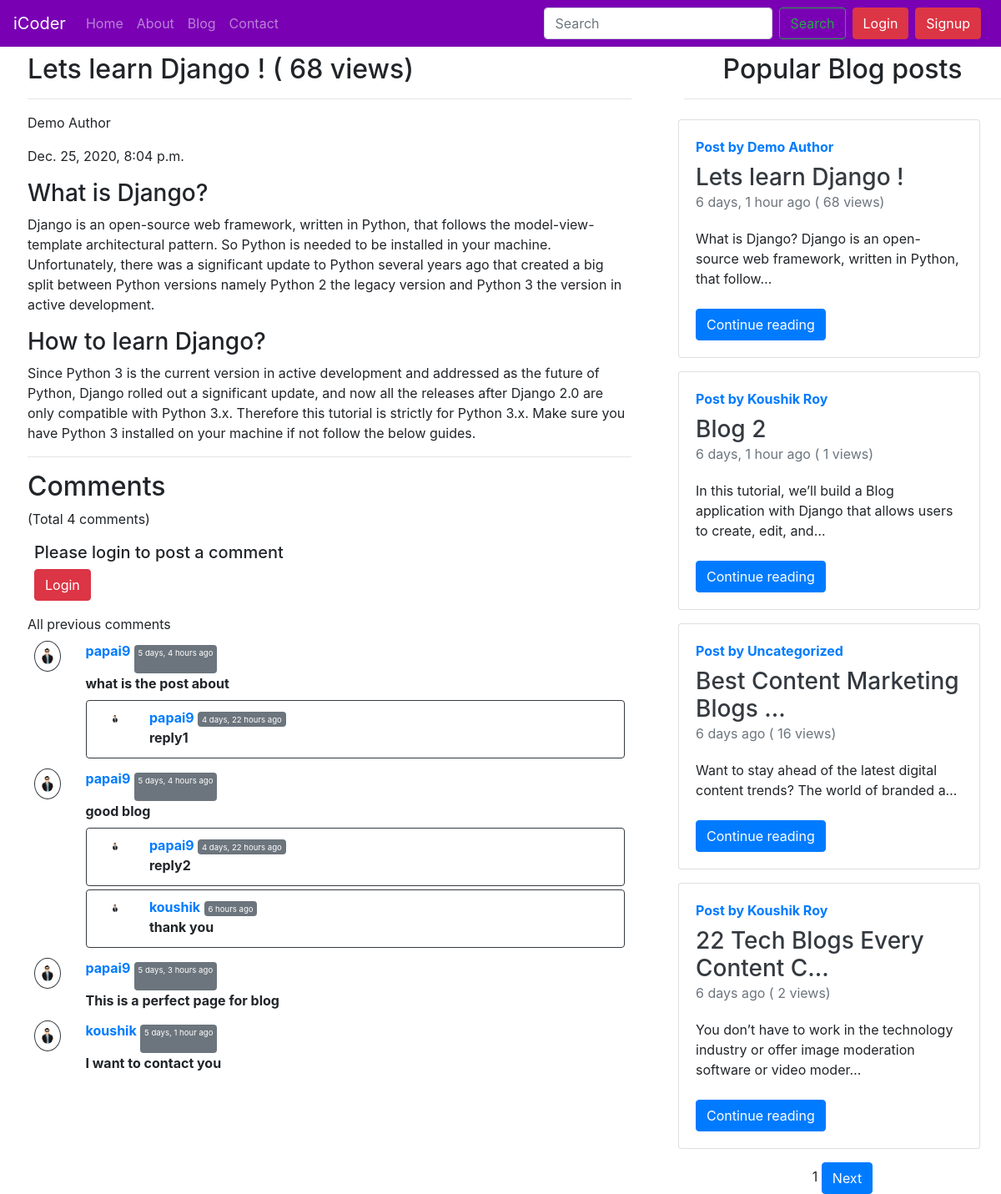
Screenshot of /blog/demo-author with the database file from the repository.
### blog/models.py (models this page shows, shortened)
class Post(models.Model):
    sno = models.AutoField(primary_key=True)
    title = models.CharField(max_length=100)
    author = models.CharField(max_length=100)
    views= models.IntegerField(default=0)
    slug = models.CharField(max_length=150)
    content = models.TextField()
    image = models.ImageField(upload_to = "blog/images", default='')
    timeStamp = models.DateTimeField(blank=True)

class BlogComment(models.Model):
    sno = models.AutoField(primary_key=True)
    comment = models.TextField()
    user = models.ForeignKey(User, on_delete=models.CASCADE)
    post = models.ForeignKey(Post, on_delete=models.CASCADE)
    parent = models.ForeignKey('self', on_delete=models.CASCADE, null=True)
    timestamp = models.DateTimeField(default=now)

### blog/views.py (the view)
# urls.py: path('<str:slug>', views.blogPost, name="blogPost"),
def blogPost(request, slug):
    allPost = Post.objects.all().order_by('sno')
    paginator = Paginator(allPost, 4)
    page_no = request.GET.get('page')
    page_obj = paginator.get_page(page_no)
    post = Post.objects.filter(slug=slug).first()
    post.views= post.views +1
    post.save()
    comments = BlogComment.objects.filter(post=post, parent = None)
    replies = BlogComment.objects.filter(post=post).exclude(parent = None)
    replyDict={}
    for reply in replies:
        if reply.parent.sno not in replyDict.keys():
            replyDict[reply.parent.sno] = [reply]
        else:
            replyDict[reply.parent.sno].append(reply)
    context={'post': post, 'allPost': allPost, 'comments':comments, 'user':request.user, 'replyDict':replyDict, 'page_obj':page_obj}
    return render(request, 'blog/blogPost.html', context)

### blog/templatetags/extras.py (called while the page is built)
@register.filter(name='get_val')
def get_val(dict, key):
    return dict.get(key)

### templates/blog/blogPost.html (shortened to what this page needs)
{% extends 'base.html' %}
{% block body %}
{% load humanize %}
{% load extras %}
<div class="container-flex">
    <div class="row">
        <div class="col-lg-8 px-5 py-2">
            <div class="blog-post">
                <h2 class="blog-post-title">{{post.title}}  (<span > {{post.views}} views</span>)</h2><hr>
                <p class="blog-post-meta">{{post.author}}</p>
                <p class="blog-post-meta">{{post.timeStamp}}</p>
                <p>{{post.content|safe}}</p>
                <hr>
            </div>
            <h2>Comments </h2>(Total {{comments.count}} comments)
            <div class="container p-2 my-2">
                {% if user.is_authenticated %}
                <form action="/blog/postComment" method="post">
                    {% csrf_token %}
                    <div class="form-group">
                        <label for="exampleInputEmail1">Write your comment here</label>
                        <input type="text" class="form-control" name="comment" id="comment"
                            placeholder="Type your comment here">
                    </div>
                    <input type="hidden" name="postSno" value="{{post.sno}}">
                    <input type="hidden" name="parentSno" value="">
                    <input type="Submit" class="btn btn-primary " value="Post">
                </form>
                {% else %}
                <h5>Please login to post a comment</h5>
    <button type="button" class="btn btn-danger mr-2" data-toggle="modal" data-target="#login">
      Login
    </button>
                {% endif %}
            </div>
            <label for="exampleInputEmail1">All previous comments</label>
            <div class="row px-2">
                {% for comment in comments %}
                <div class="col-md-1 col-1 mb-1">
                    <img class="w-100 p-2 rounded-circle border border-dark" src="/static/img/user.png" alt="">
                </div>
                <div class="col-md-11  mb-1">
                    <b class="text-primary"> {{comment.user}}</b> <span
                        class="badge badge-secondary"><small>{{comment.timestamp|naturaltime}} </small></p> </span>
                    <div> <strong> {{comment.comment}}</strong></div>
                    <div class="replies my-2  ">
                        {% for reply in replyDict|get_val:comment.sno %}
                        <div class="d-flex p-2 border border-dark rounded my-1">
                            <div class="col-md-1 col-1 ">
                                <img class="w-100 p-2 rounded-circle" src="/static/img/user.png" alt="">
                            </div>
                            <div class="col-md-11  mb-1">
                                <b class="text-primary"> {{reply.user}}</b> <span
                                    class="badge badge-secondary"><small>{{reply.timestamp|naturaltime}}</small></span>
                                <div> <strong> {{reply.comment}}</strong></div>
                            </div>
                            </div>
                        {% endfor %}
                    </div>
                </div>
                {% endfor %}
            </div>
        </div>
        <div class="col-lg-4">
            <h2 class="text-center mt-2">Popular Blog posts</h2>
            <hr>
            {% for post in page_obj %}
            <div class="col-lg-11 col-11 p-2">
                <div class="row justify-content-center">
                    <div class="card flex-md-row box-shadow h-md-250">
                        <div class="card-body d-flex flex-column align-items-start">
                            <strong class="d-inline-block mb-2 text-primary">Post by {{post.author}}</strong>
                            <h3 class="mb-0">
                                <a class="text-dark" href="/blog/{{post.slug}}">{{post.title|truncatechars:30}}</a>
                            </h3>
                            <div class="mb-1 text-muted">{{post.timeStamp|naturaltime}} (<span > {{post.views}} views</span>)</p></div>
                            <p class="card-text mb-auto"> <div class="preview">{{post.content|safe|truncatechars:100}}</div> </p>
                            <a class="btn btn-primary mt-2" href="/blog/{{post.slug}}" role="button">Continue
                                reading</a>
                        </div>
                    </div>
                </div>
            </div>
            {% endfor %}
                <div class="text-center mt-2">
                <span>
                <span>{{page_obj.number}}</span>
                {% if page_obj.has_next %}
                <a type="button" class="btn btn-primary" href="?page={{page_obj.next_page_number}}">Next</a>
                {% endif %}
                </span>
            </div>
        </div>
    </div>
</div>
{% endblock body %}

### rows the page displays
Post: title "Lets learn Django !", views "68", author "Demo Author", timeStamp "Dec. 25, 2020, 8:04 p.m.", content "What is Django? Django is an open-source web framework, written in Python, that follows the model-view-template architectural pattern. So Python is needed to be installed in your machine. Unfortunately, there was a significant update to Python several years ago that created a big split between Python versions namely Python 2 the legacy version and Python 3 the version in active development. How to learn Django? Since Python 3 is the current version in active development and addressed as the future of Python, Django rolled out a significant update, and now all the releases after Django 2.0 are only compatible with Python 3.x. Therefore this tutorial is strictly for Python 3.x. Make sure you…", timeStamp "6 days, 1 hour ago"
BlogComment: user "papai9", timestamp "5 days, 4 hours ago", comment "what is the post about"
BlogComment: user "papai9", timestamp "4 days, 22 hours ago", comment "reply1"
BlogComment: user "papai9", timestamp "5 days, 4 hours ago", comment "good blog"
BlogComment: user "papai9", timestamp "4 days, 22 hours ago", comment "reply2"
BlogComment: user "koushik", timestamp "6 hours ago", comment "thank you"
BlogComment: user "papai9", timestamp "5 days, 3 hours ago", comment "This is a perfect page for blog"
BlogComment: user "koushik", timestamp "5 days, 1 hour ago", comment "I want to contact you"
Post: author "Koushik Roy", title "Blog 2", timeStamp "6 days, 1 hour ago", views "1"
Post: author "Uncategorized", title "Best Content Marketing Blogs …", timeStamp "6 days ago", views "16"
Post: author "Koushik Roy", title "22 Tech Blogs Every Content C…", timeStamp "6 days ago", views "2"

### other values shown
{{ comments.count }} "4"
{{ page_obj.number }} "1"
